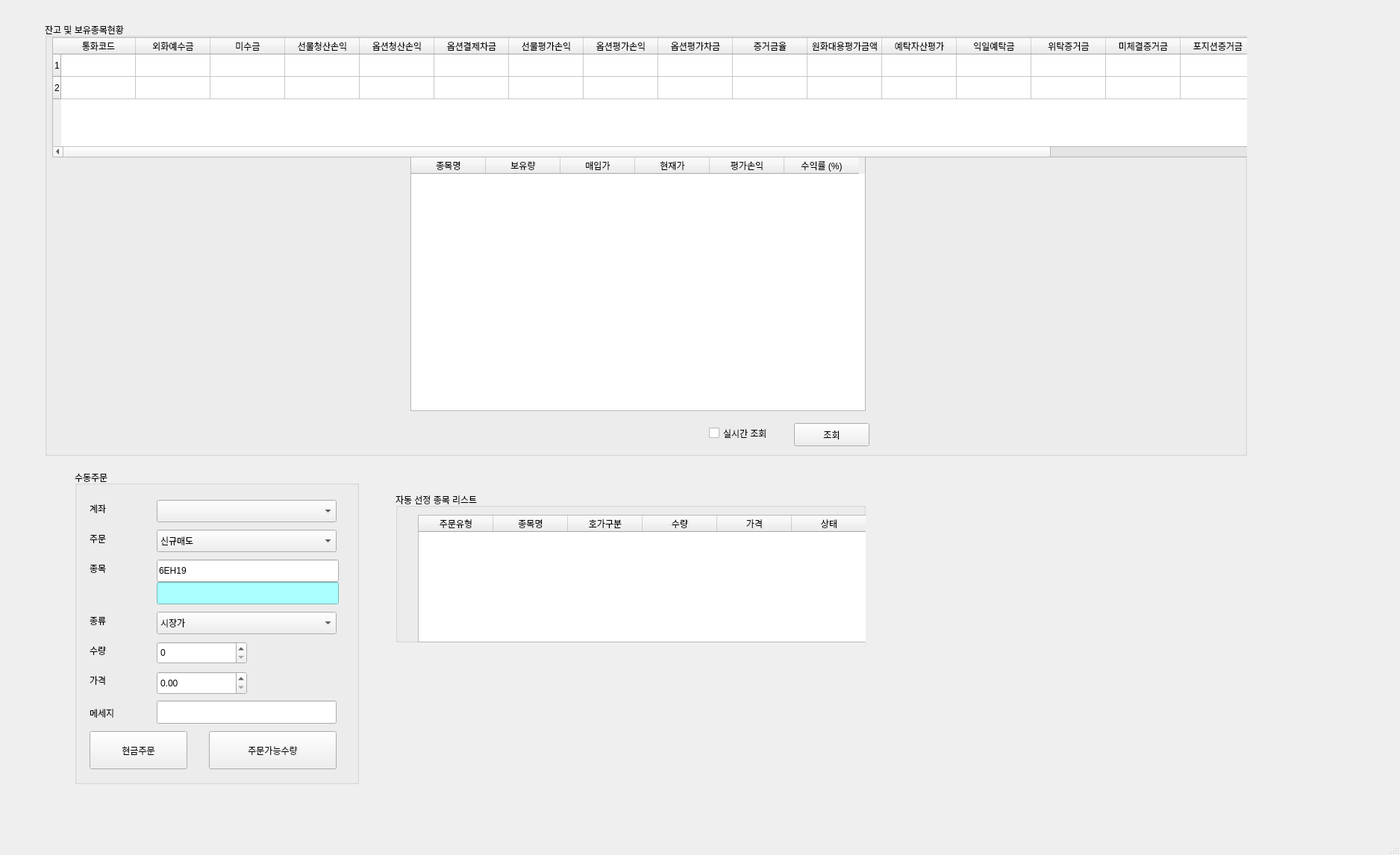
<?xml version="1.0" encoding="UTF-8"?>
<ui version="4.0">
 <class>MainWindow</class>
 <widget class="QMainWindow" name="MainWindow">
  <property name="geometry">
   <rect>
    <x>0</x>
    <y>0</y>
    <width>1876</width>
    <height>1146</height>
   </rect>
  </property>
  <property name="windowTitle">
   <string>PyTrader v0.4</string>
  </property>
  <property name="windowIcon">
   <iconset>
    <normaloff>icon.png</normaloff>icon.png</iconset>
  </property>
  <widget class="QWidget" name="centralwidget">
   <widget class="QGroupBox" name="groupBox_2">
    <property name="geometry">
     <rect>
      <x>60</x>
      <y>30</y>
      <width>1611</width>
      <height>581</height>
     </rect>
    </property>
    <property name="title">
     <string>잔고 및 보유종목현황</string>
    </property>
    <widget class="QTableWidget" name="balanceTable">
     <property name="geometry">
      <rect>
       <x>10</x>
       <y>20</y>
       <width>1741</width>
       <height>161</height>
      </rect>
     </property>
     <property name="rowCount">
      <number>2</number>
     </property>
     <row>
      <property name="text">
       <string>1</string>
      </property>
     </row>
     <row>
      <property name="text">
       <string>2</string>
      </property>
     </row>
     <column>
      <property name="text">
       <string>통화코드</string>
      </property>
     </column>
     <column>
      <property name="text">
       <string>외화예수금</string>
      </property>
     </column>
     <column>
      <property name="text">
       <string>미수금</string>
      </property>
     </column>
     <column>
      <property name="text">
       <string>선물청산손익</string>
      </property>
     </column>
     <column>
      <property name="text">
       <string>옵션청산손익</string>
      </property>
     </column>
     <column>
      <property name="text">
       <string>옵션결제차금</string>
      </property>
     </column>
     <column>
      <property name="text">
       <string>선물평가손익</string>
      </property>
     </column>
     <column>
      <property name="text">
       <string>옵션평가손익</string>
      </property>
     </column>
     <column>
      <property name="text">
       <string>옵션평가차금</string>
      </property>
     </column>
     <column>
      <property name="text">
       <string>증거금율</string>
      </property>
     </column>
     <column>
      <property name="text">
       <string>원화대용평가금액</string>
      </property>
     </column>
     <column>
      <property name="text">
       <string>예탁자산평가</string>
      </property>
     </column>
     <column>
      <property name="text">
       <string>익일예탁금</string>
      </property>
     </column>
     <column>
      <property name="text">
       <string>위탁증거금</string>
      </property>
     </column>
     <column>
      <property name="text">
       <string>미체결증거금</string>
      </property>
     </column>
     <column>
      <property name="text">
       <string>포지션증거금</string>
      </property>
     </column>
     <column>
      <property name="text">
       <string>유지증거금</string>
      </property>
     </column>
     <column>
      <property name="text">
       <string>추가증거금</string>
      </property>
     </column>
     <column>
      <property name="text">
       <string>수수료</string>
      </property>
     </column>
     <column>
      <property name="text">
       <string>주문가능금액</string>
      </property>
     </column>
     <column>
      <property name="text">
       <string>인출가능금액</string>
      </property>
     </column>
     <column>
      <property name="text">
       <string>위험도</string>
      </property>
     </column>
    </widget>
    <widget class="QPushButton" name="pushButton_2">
     <property name="geometry">
      <rect>
       <x>1004</x>
       <y>537</y>
       <width>101</width>
       <height>31</height>
      </rect>
     </property>
     <property name="text">
      <string>조회</string>
     </property>
    </widget>
    <widget class="QGroupBox" name="groupBox_4">
     <property name="geometry">
      <rect>
       <x>670</x>
       <y>-140</y>
       <width>611</width>
       <height>131</height>
      </rect>
     </property>
     <property name="title">
      <string>잔고확인</string>
     </property>
     <widget class="QTableWidget" name="tableWidget_3">
      <property name="geometry">
       <rect>
        <x>10</x>
        <y>20</y>
        <width>591</width>
        <height>61</height>
       </rect>
      </property>
      <column>
       <property name="text">
        <string>예수금</string>
       </property>
      </column>
      <column>
       <property name="text">
        <string>총매입</string>
       </property>
      </column>
      <column>
       <property name="text">
        <string>총평가</string>
       </property>
      </column>
      <column>
       <property name="text">
        <string>총손익</string>
       </property>
      </column>
      <column>
       <property name="text">
        <string>총수익률</string>
       </property>
      </column>
      <column>
       <property name="text">
        <string>추정자산</string>
       </property>
      </column>
     </widget>
     <widget class="QPushButton" name="pushButton_3">
      <property name="geometry">
       <rect>
        <x>490</x>
        <y>90</y>
        <width>75</width>
        <height>23</height>
       </rect>
      </property>
      <property name="text">
       <string>현금주문</string>
      </property>
     </widget>
    </widget>
    <widget class="QCheckBox" name="checkBox">
     <property name="geometry">
      <rect>
       <x>890</x>
       <y>530</y>
       <width>111</width>
       <height>41</height>
      </rect>
     </property>
     <property name="text">
      <string>실시간 조회</string>
     </property>
    </widget>
    <widget class="QTableWidget" name="tableWidget_2">
     <property name="geometry">
      <rect>
       <x>490</x>
       <y>180</y>
       <width>610</width>
       <height>341</height>
      </rect>
     </property>
     <column>
      <property name="text">
       <string>종목명</string>
      </property>
     </column>
     <column>
      <property name="text">
       <string>보유량</string>
      </property>
     </column>
     <column>
      <property name="text">
       <string>매입가</string>
      </property>
     </column>
     <column>
      <property name="text">
       <string>현재가</string>
      </property>
     </column>
     <column>
      <property name="text">
       <string>평가손익</string>
      </property>
     </column>
     <column>
      <property name="text">
       <string>수익률 (%)</string>
      </property>
     </column>
    </widget>
   </widget>
   <widget class="QGroupBox" name="groupBox_3">
    <property name="geometry">
     <rect>
      <x>530</x>
      <y>660</y>
      <width>630</width>
      <height>201</height>
     </rect>
    </property>
    <property name="title">
     <string>자동 선정 종목 리스트</string>
    </property>
    <widget class="QTableWidget" name="tableWidget_4">
     <property name="geometry">
      <rect>
       <x>30</x>
       <y>30</y>
       <width>610</width>
       <height>171</height>
      </rect>
     </property>
     <column>
      <property name="text">
       <string>주문유형</string>
      </property>
     </column>
     <column>
      <property name="text">
       <string>종목명</string>
      </property>
     </column>
     <column>
      <property name="text">
       <string>호가구분</string>
      </property>
     </column>
     <column>
      <property name="text">
       <string>수량</string>
      </property>
     </column>
     <column>
      <property name="text">
       <string>가격</string>
      </property>
     </column>
     <column>
      <property name="text">
       <string>상태</string>
      </property>
     </column>
    </widget>
   </widget>
   <widget class="QGroupBox" name="groupBox">
    <property name="geometry">
     <rect>
      <x>100</x>
      <y>630</y>
      <width>381</width>
      <height>421</height>
     </rect>
    </property>
    <property name="title">
     <string>수동주문</string>
    </property>
    <widget class="QLabel" name="label">
     <property name="geometry">
      <rect>
       <x>20</x>
       <y>40</y>
       <width>48</width>
       <height>24</height>
      </rect>
     </property>
     <property name="text">
      <string>계좌</string>
     </property>
    </widget>
    <widget class="QComboBox" name="comboBox">
     <property name="geometry">
      <rect>
       <x>110</x>
       <y>40</y>
       <width>241</width>
       <height>30</height>
      </rect>
     </property>
    </widget>
    <widget class="QLabel" name="label_2">
     <property name="geometry">
      <rect>
       <x>20</x>
       <y>80</y>
       <width>48</width>
       <height>24</height>
      </rect>
     </property>
     <property name="text">
      <string>주문</string>
     </property>
    </widget>
    <widget class="QComboBox" name="comboBox_2">
     <property name="geometry">
      <rect>
       <x>110</x>
       <y>80</y>
       <width>241</width>
       <height>30</height>
      </rect>
     </property>
     <item>
      <property name="text">
       <string>신규매도</string>
      </property>
     </item>
     <item>
      <property name="text">
       <string>신규매수</string>
      </property>
     </item>
     <item>
      <property name="text">
       <string>매도취소</string>
      </property>
     </item>
     <item>
      <property name="text">
       <string>매수취소</string>
      </property>
     </item>
     <item>
      <property name="text">
       <string>매도정정</string>
      </property>
     </item>
     <item>
      <property name="text">
       <string>매수정정</string>
      </property>
     </item>
    </widget>
    <widget class="QLabel" name="label_3">
     <property name="geometry">
      <rect>
       <x>20</x>
       <y>120</y>
       <width>48</width>
       <height>24</height>
      </rect>
     </property>
     <property name="text">
      <string>종목</string>
     </property>
    </widget>
    <widget class="QLineEdit" name="lineEdit">
     <property name="geometry">
      <rect>
       <x>110</x>
       <y>120</y>
       <width>244</width>
       <height>30</height>
      </rect>
     </property>
     <property name="text">
      <string>6EH19</string>
     </property>
    </widget>
    <widget class="QComboBox" name="comboBox_3">
     <property name="geometry">
      <rect>
       <x>110</x>
       <y>190</y>
       <width>241</width>
       <height>30</height>
      </rect>
     </property>
     <item>
      <property name="text">
       <string>시장가</string>
      </property>
     </item>
     <item>
      <property name="text">
       <string>지정가</string>
      </property>
     </item>
     <item>
      <property name="text">
       <string>STOP</string>
      </property>
     </item>
     <item>
      <property name="text">
       <string>STOP LIMIT</string>
      </property>
     </item>
    </widget>
    <widget class="QLabel" name="label_4">
     <property name="geometry">
      <rect>
       <x>20</x>
       <y>190</y>
       <width>48</width>
       <height>24</height>
      </rect>
     </property>
     <property name="text">
      <string>종류</string>
     </property>
    </widget>
    <widget class="QLabel" name="label_5">
     <property name="geometry">
      <rect>
       <x>20</x>
       <y>230</y>
       <width>48</width>
       <height>24</height>
      </rect>
     </property>
     <property name="text">
      <string>수량</string>
     </property>
    </widget>
    <widget class="QSpinBox" name="spinBox">
     <property name="geometry">
      <rect>
       <x>110</x>
       <y>230</y>
       <width>121</width>
       <height>30</height>
      </rect>
     </property>
     <property name="maximum">
      <number>1000000</number>
     </property>
    </widget>
    <widget class="QLabel" name="label_6">
     <property name="geometry">
      <rect>
       <x>20</x>
       <y>270</y>
       <width>48</width>
       <height>24</height>
      </rect>
     </property>
     <property name="text">
      <string>가격</string>
     </property>
    </widget>
    <widget class="QPushButton" name="pushButton">
     <property name="geometry">
      <rect>
       <x>20</x>
       <y>350</y>
       <width>131</width>
       <height>51</height>
      </rect>
     </property>
     <property name="text">
      <string>현금주문</string>
     </property>
    </widget>
    <widget class="QLineEdit" name="lineEdit_2">
     <property name="geometry">
      <rect>
       <x>110</x>
       <y>150</y>
       <width>244</width>
       <height>30</height>
      </rect>
     </property>
     <property name="styleSheet">
      <string notr="true">background-color: rgb(170, 255, 255);</string>
     </property>
     <property name="readOnly">
      <bool>true</bool>
     </property>
    </widget>
    <widget class="QPushButton" name="pushButton_4">
     <property name="geometry">
      <rect>
       <x>180</x>
       <y>350</y>
       <width>171</width>
       <height>51</height>
      </rect>
     </property>
     <property name="text">
      <string>주문가능수량</string>
     </property>
    </widget>
    <widget class="QDoubleSpinBox" name="doubleSpinBox">
     <property name="geometry">
      <rect>
       <x>110</x>
       <y>270</y>
       <width>121</width>
       <height>31</height>
      </rect>
     </property>
     <property name="maximum">
      <double>999999.989999999990687</double>
     </property>
    </widget>
    <widget class="QLineEdit" name="lineEdit_3">
     <property name="geometry">
      <rect>
       <x>110</x>
       <y>309</y>
       <width>241</width>
       <height>31</height>
      </rect>
     </property>
    </widget>
    <widget class="QLabel" name="label_7">
     <property name="geometry">
      <rect>
       <x>20</x>
       <y>320</y>
       <width>56</width>
       <height>12</height>
      </rect>
     </property>
     <property name="text">
      <string>메세지</string>
     </property>
    </widget>
   </widget>
  </widget>
  <widget class="QMenuBar" name="menubar">
   <property name="geometry">
    <rect>
     <x>0</x>
     <y>0</y>
     <width>1876</width>
     <height>31</height>
    </rect>
   </property>
  </widget>
  <widget class="QStatusBar" name="statusbar"/>
 </widget>
 <resources/>
 <connections/>
</ui>
